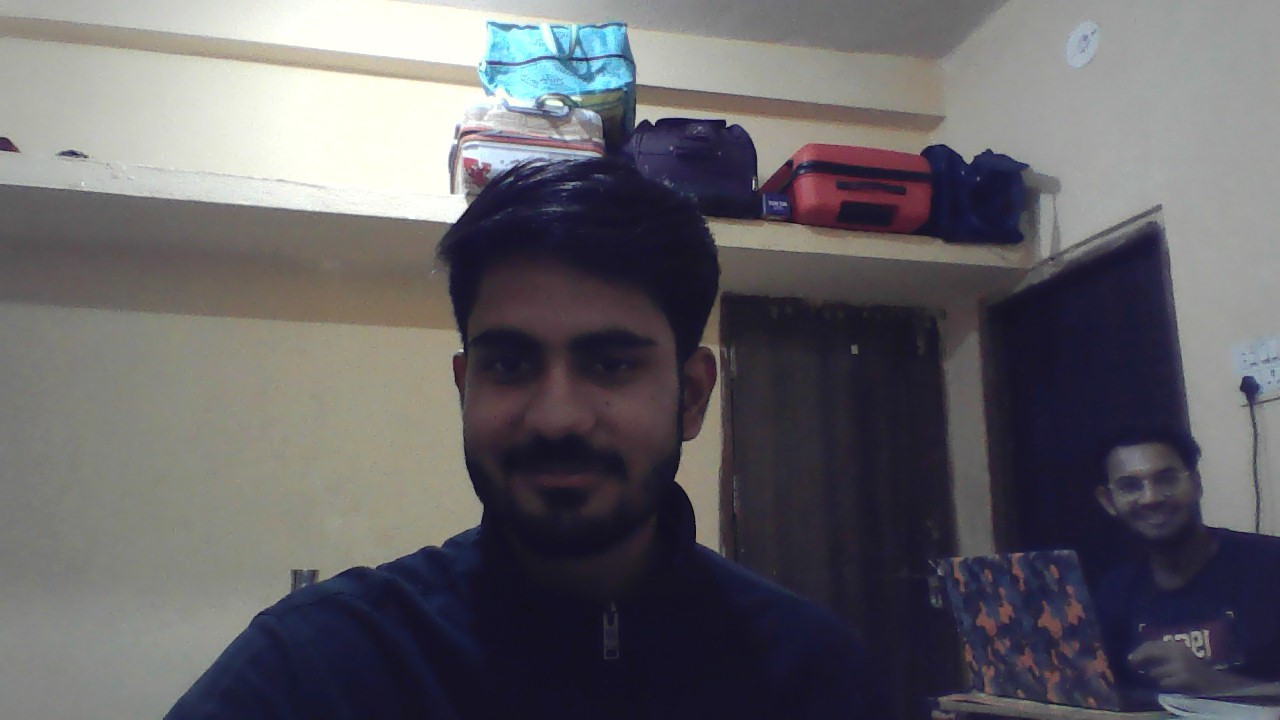
#> input picture my_photo.jpg, 1280 x 720 px; its folder holds only this picture in this run
$ python -i noise.py   (imports and definitions only)   (older library calls are emulated)
#> lines starting #> are read from the running program, lines starting #| are printed output that depends on the picture
# signals/noise.py

import cv2
import numpy as np
from scipy.stats import entropy


# =========================================================
# GLOBAL IMAGE-LEVEL NOISE ANALYSIS (KEEP AS IS)
# =========================================================

def analyze_noise(image_path: str) -> dict:
    """
    Analyze global noise characteristics with phone-camera awareness.
    """
#> called with image_path = '../my_photo.jpg'

    try:
        img = cv2.imread(image_path, cv2.IMREAD_GRAYSCALE)
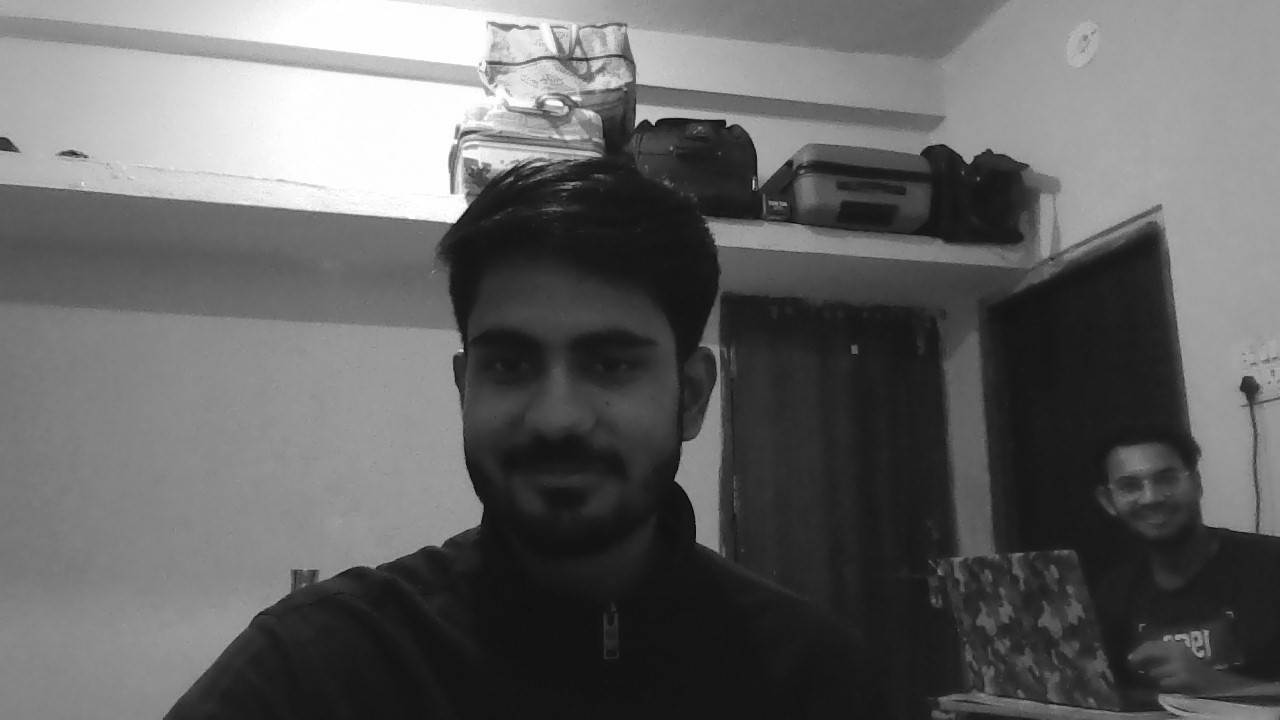
#> img: shape (720, 1280); min 7, max 255, mean 99.6

        if img is None:
            return {
                "score": 0.0,
                "confidence": 0.0,
                "reason": "Failed to load image for noise analysis"
            }

        # ---- Noise extraction ----
        blurred = cv2.GaussianBlur(img, (5, 5), 0)
        noise = img.astype(np.float32) - blurred.astype(np.float32)
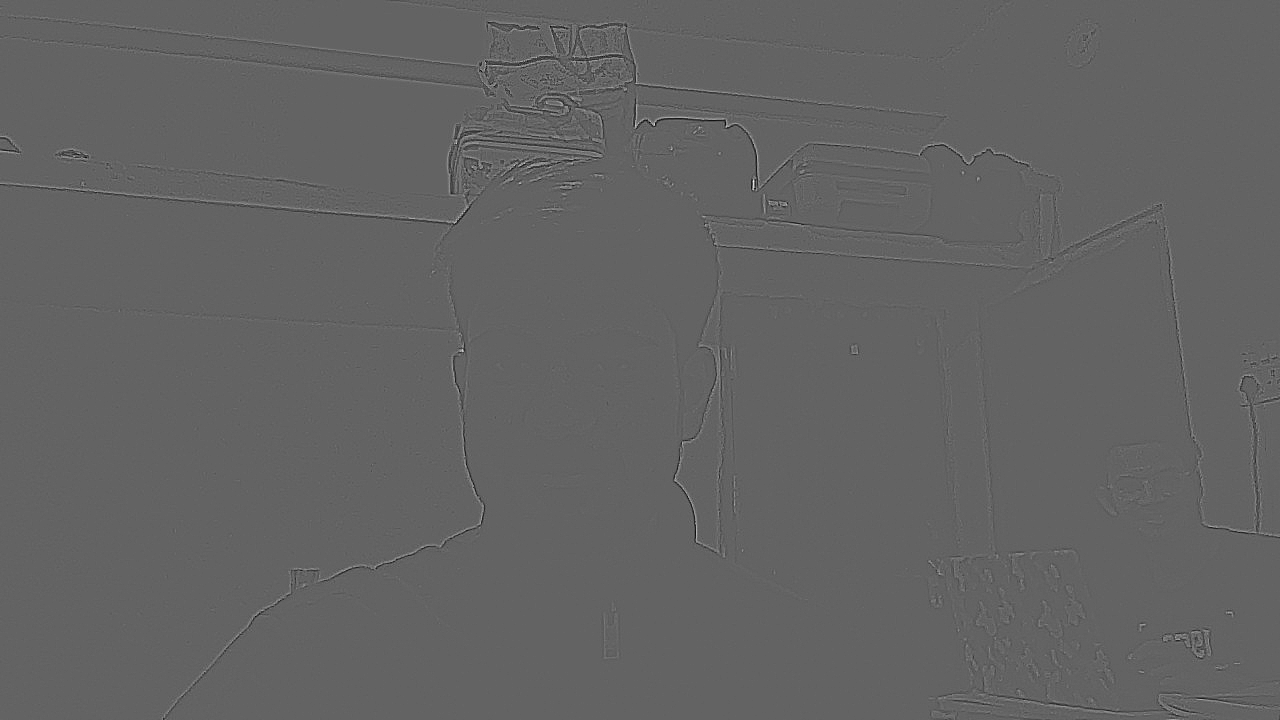
#> noise: shape (720, 1280) float32; min -50, max 78, mean 0; drawn with min black and max white

        noise = (noise - noise.min()) / (noise.max() - noise.min() + 1e-8)

        hist, _ = np.histogram(noise, bins=256, range=(0, 1), density=True)
#> hist = 256 values, max 171 at index 100, min 0 at index 1, mean 1
        noise_entropy = entropy(hist + 1e-8)
#> noise_entropy = 1.37

        # ---- Secondary statistic (phone cameras) ----
        laplacian = cv2.Laplacian(img, cv2.CV_64F)
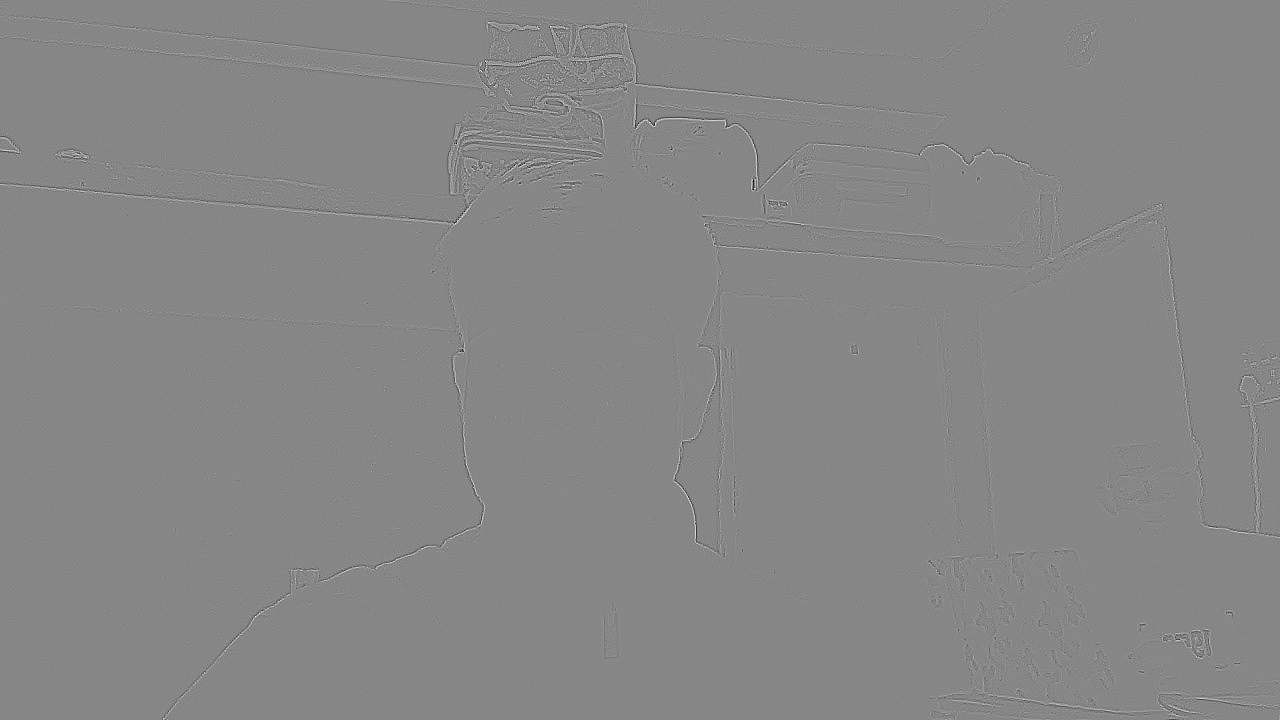
#> laplacian: shape (720, 1280) float64; min -221, max 197, mean 0; drawn with min black and max white
        noise_std = np.std(laplacian)
#> noise_std = 8.71

        # ---- Interpretation ----
        if 4.5 <= noise_entropy <= 5.5:
            score = 0.2
            confidence = 0.85
            reason = "Natural sensor-like noise detected"

        elif noise_entropy < 3.8 and noise_std < 10:
            score = 0.3
            confidence = 0.75
            reason = "Low-entropy noise consistent with phone-camera denoising"

        elif 3.8 <= noise_entropy < 4.5 or 5.5 < noise_entropy <= 6.2:
            score = 0.45
            confidence = 0.7
            reason = "Moderately atypical noise (possible processing)"

        else:
            score = 0.6
            confidence = 0.6
            reason = "Unnatural noise pattern (possible synthetic origin)"

        return {
            "score": round(float(score), 3),
            "confidence": float(confidence),
            "reason": reason
        }

    except Exception as e:
        return {
            "score": 0.0,
            "confidence": 0.0,
            "reason": f"Noise analysis failed: {str(e)}"
        }


# =========================================================
# PATCH-LEVEL NOISE ANALYSIS (NEW – CRITICAL)
# =========================================================

def analyze_noise_patch(patch: np.ndarray) -> float:
    """
    Analyze noise characteristics of a single image patch.

    Returns:
        score in range [0, 1]
        Higher score => more suspicious (AI-like)
    """

    if patch is None or patch.size == 0:
        return 0.0

    # Ensure float
    patch = patch.astype(np.float32)

    # Remove low-frequency content
    blurred = cv2.GaussianBlur(patch, (5, 5), 0)
    noise = patch - blurred

    # Noise statistics
    noise_std = float(np.std(noise))

    # Heuristic:
    # - Natural camera noise → higher variance
    # - AI / inpainted regions → overly smooth or inconsistent noise
    #
    # Typical patch noise_std ~ 2–6 (depends on scale)
    # We convert this to a suspicion score

    if noise_std < 1.5:
        score = 0.9   # very suspicious (over-smoothed / synthetic)
    elif noise_std < 3.0:
        score = 0.6   # moderately suspicious
    else:
        score = 0.2   # natural noise

    return float(score)

>>> result = analyze_noise('../my_photo.jpg')
